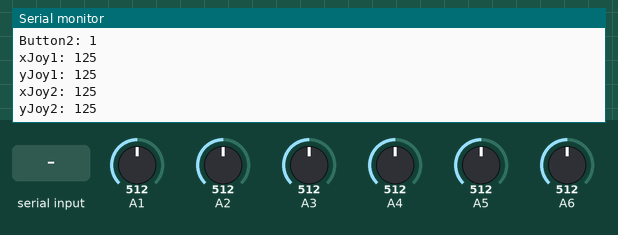
The sketch below on a simulated Arduino Nano, built with avr-gcc and run on an emulated ATmega328P. Shown: the last lines printed to the serial monitor. Inputs (shaded band) come from the test bench; at power-on: A1 = 512, A2 = 512, A3 = 512, A4 = 512, A5 = 512, A6 = 512.

Above: at 1.8 s.
1.9 s: A1 set to 125
3.4 s: A2 set to 40
At 4.8 s:
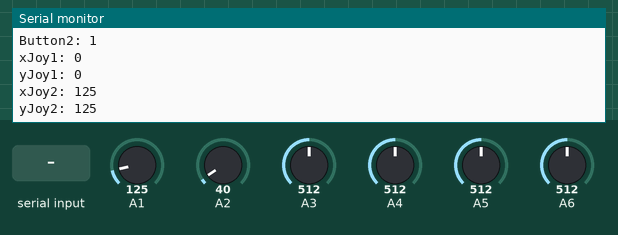
4.9 s: A3 set to 40
At 6.2 s:
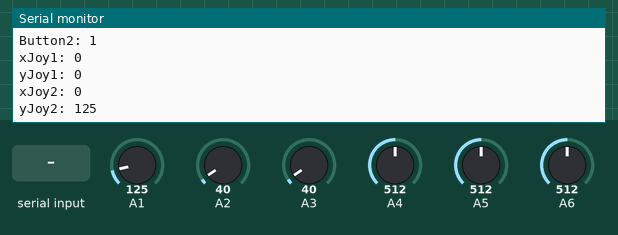
6.4 s: A4 set to 40
At 7.3 s:
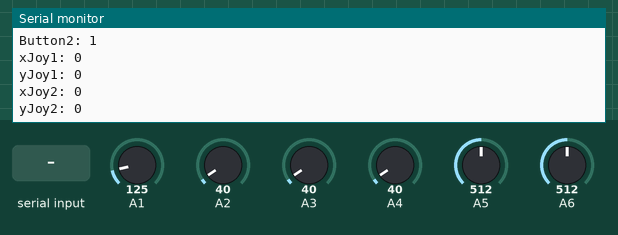
7.9 s: "1" received over the second serial link
9.4 s: "0" received over the second serial link
Timing chart, 0 to 11.9 s (numbered marks = the images above; inputs shaded):
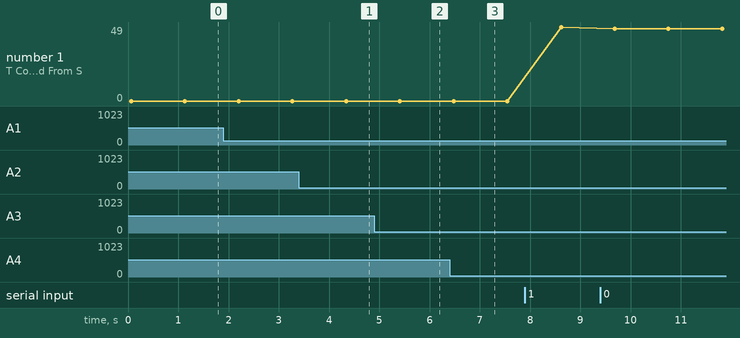

The sketch:

Master_Code_v2.ino
```cpp
/*
   How to configure and pair two HC-05 Bluetooth Modules
   by Dejan Nedelkovski, www.HowToMechatronics.com

                   == MASTER CODE ==
*/

#include <SoftwareSerial.h> // RX / TX
SoftwareSerial mySerial(11,12);

int state, potValue;
int button1, button2, button1R, button2R;
int xJoy1, yJoy1, xJoy2, yJoy2, xJoy1R, yJoy1R, xJoy2R, yJoy2R;

void setup()
{
  Serial.begin(38400); // Default communication rate of the Bluetooth module
  Serial.println("Arduino Ready with HC-05 Master");
  mySerial.begin(38400);
  Serial.println("BTserial started at 38400");
}

void loop()
{
  if (mySerial.available())
  {
    state = mySerial.read(); // Reads the data from the BT and writes to Serial
  }

  //Serial.println(state);

  // Reading the potentiometer
  //potValue = analogRead(A0);
  //int potValueMapped = map(potValue, 0, 1023, 0, 255);
  //mySerial.write(potValueMapped); // Sends potValue to servo motor

  //Reading and Mapping Joysticks
  //Joystick 1 (Right) X
  xJoy1R = analogRead(A1);
  xJoy1 = map(xJoy1R, 0, 1023, 0, 255);
  if (xJoy1 < 50)
  {
    xJoy1 = 0;
    mySerial.write(xJoy1);
    delay(10);
  }
  else if (xJoy1 > 220)
  {
    xJoy1 = 255;
    mySerial.write(xJoy1);
    delay(10);
  }
  else if (120 < xJoy1 < 135)
  {
    xJoy1 = 125;
    mySerial.write(xJoy1);
    delay(10);
  }
  else
  {
    xJoy1 = map(xJoy1R, 0, 1023, 0, 255);
    mySerial.write(xJoy1);
    delay(10);
  }

  //Joystick 1 (Right) Y
  yJoy1R = analogRead(A2);
  yJoy1 = map(yJoy1R, 0, 1023, 0, 255);
  if (yJoy1 < 10)
  {
    yJoy1 = 0;
    mySerial.write(yJoy1);
    delay(10);
  }
  else if (yJoy1 > 245)
  {
    yJoy1 = 255;
    mySerial.write(yJoy1);
    delay(10);
  }
  else if (120 < yJoy1 < 135)
  {
    yJoy1 = 125;
    mySerial.write(yJoy1);
    delay(10);
  }
  else
  {
    yJoy1 = map(yJoy1R, 0, 1023, 0, 255);
    mySerial.write(yJoy1);
    delay(10);
  }

  //Joystick 2 (Left) X
  xJoy2R = analogRead(A3);
  xJoy2 = map(xJoy2R, 0, 1023, 0, 255);
  if (xJoy2 < 10)
  {
    xJoy2 = 0;
    mySerial.write(xJoy2);
    delay(10);
  }
  else if (xJoy2 > 245)
  {
    xJoy2 = 255;
    mySerial.write(xJoy2);
    delay(10);
  }
  else if (120 < xJoy2 < 135)
  {
    xJoy2 = 125;
    mySerial.write(xJoy2);
    delay(10);
  }
  else
  {
    xJoy2 = map(xJoy2R, 0, 1023, 0, 255);
    mySerial.write(xJoy2);
    delay(10);
  }

  //Joystick 2 (Left) Y
  yJoy2R = analogRead(A4);
  yJoy2 = map(yJoy2R, 0, 1023, 0, 255);
  if (yJoy2 < 10)
  {
    yJoy2 = 0;
    mySerial.write(yJoy2);
    delay(10);
  }
  else if (yJoy2 > 245)
  {
    yJoy2 = 255;
    mySerial.write(yJoy2);
    delay(10);
  }
  else if (120 < yJoy2 < 135)
  {
    yJoy2 = 125;
    mySerial.write(yJoy2);
    delay(10);
  }
  else
  {
    yJoy2 = map(yJoy2R, 0, 1023, 0, 255);
    mySerial.write(yJoy2);
    delay(10);
  }

  //Reading and Mapping Push Buttons on Joys
  //L3
  button1R = analogRead(A6);
  if (button1R > 0)
  {
    button1 = 1;
    mySerial.write(button1);
    delay(10);
  }
  else if (button1R < 1)
  {
    button1 = 0;
    mySerial.write(button1);
    delay(10);
  }

  //R3
  button2R = analogRead(A5);
  if (button2R > 0)
  {
    button2 = 1;
    mySerial.write(button2);
    delay(10);
  }
  else if (button2R < 1)
  {
    button2 = 0;
    mySerial.write(button2);
    delay(10);
  }

  //Serial.print("Pot Values: ");
  //Serial.println(potValueMapped,1);
  Serial.print("BT Command From S: ");
  Serial.println(state,1);
  Serial.print("Button1: ");
  Serial.println(button1);
  Serial.print("Button2: ");
  Serial.println(button2);
  Serial.print("xJoy1: ");
  Serial.println(xJoy1);
  Serial.print("yJoy1: ");
  Serial.println(yJoy1);
  Serial.print("xJoy2: ");
  Serial.println(xJoy2);
  Serial.print("yJoy2: ");
  Serial.println(yJoy2);
  delay(1000);
}
```

Measured:
- after the input at 3.4 s, the serial monitor: prints a new line after 0.96 s (image 1)
- after the input at 4.9 s, the serial monitor: prints a new line after 0.53 s (image 2)
- after the input at 6.4 s, the serial monitor: prints a new line after 0.10 s (image 3)
- plotted number 1: 0 → 49 after the input at 7.9 s, 49 → 48 after the input at 9.4 s
